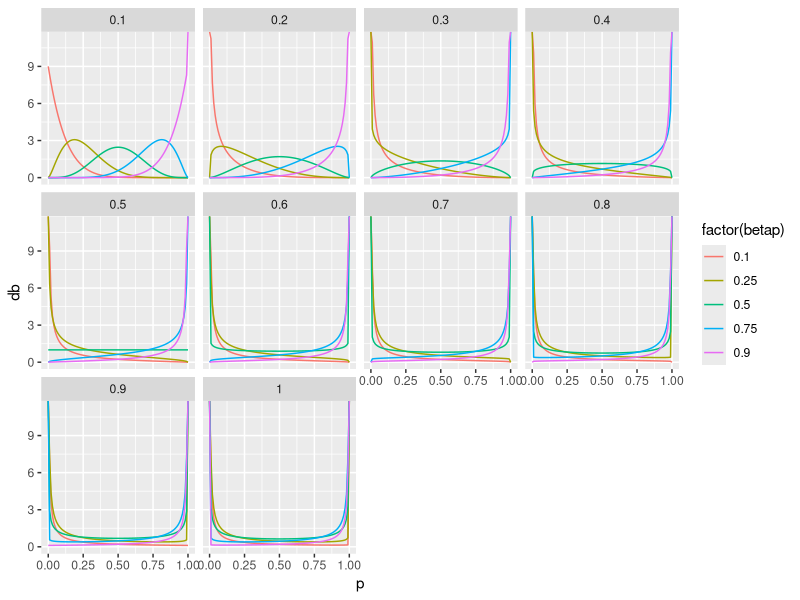
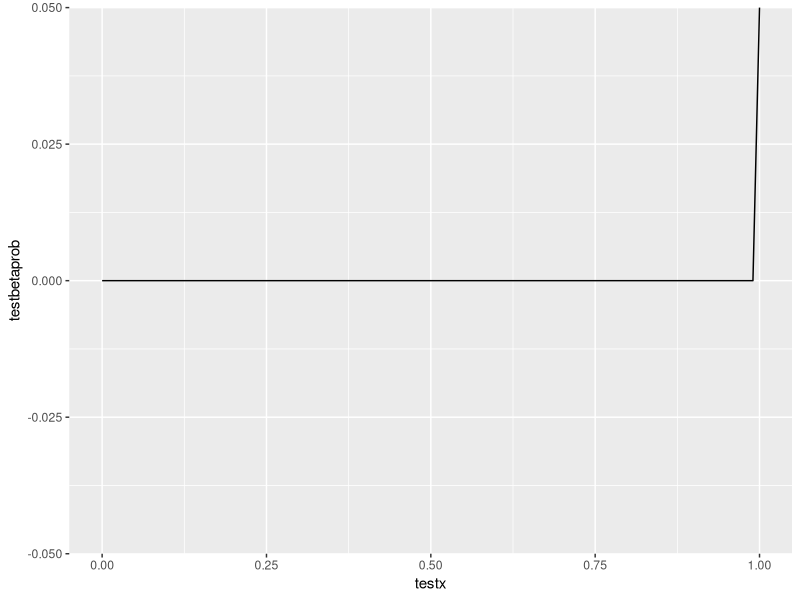
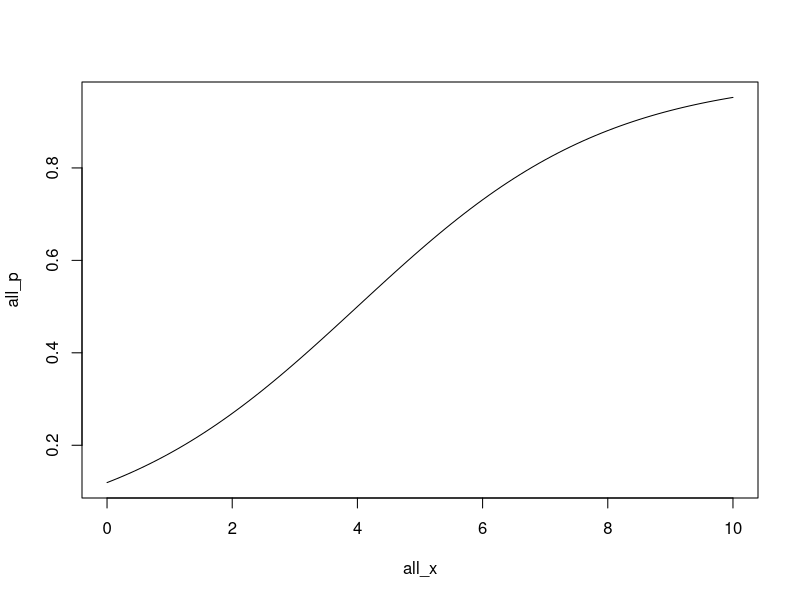

Write R code to recreate these figures, in order.
## ---- chunk 1
library(tidyverse)
## ---- chunk 2
p <- seq(from = 0, to = 1, by = 0.01)
phi <- seq(from = 0.1, to = 1, by = 0.1)
## ---- chunk 3


# ai <- p[1]/phi[1]
# bi <- (1-p[1])/phi[1]
# 
# db <- dbeta(p, ai, bi)

probdists <- tibble(p = NA, db = NA, betap = NA, phi = NA, .rows = 0)

for (j in 1:length(phi)) {
  for (i in 1:length(p)) {
  ai <- p[i]/phi[j]
  bi <- (1-p[i])/phi[j]
  
  db <- dbeta(p, ai, bi)
  
  dbt <- tibble(p, db, betap = p[i], phi = phi[j])
  probdists <- rbind(probdists, dbt)
}
}


## ---- chunk 4
ggplot(probdists |> filter(betap %in% c(0.1, 0.25, 0.5, 0.75, 0.9)), 
       aes(x = p, y = db, color = factor(betap))) + geom_line() +
  facet_wrap("phi")
## ---- chunk 5
testx <- seq(from = 0, to = 1, by = 0.01)
testbetaprob <- dbeta(testx, ai, bi)
probdist <- tibble(testx, testbetaprob)

ggplot(probdist, aes(x = testx, y = testbetaprob)) + geom_line()
## ---- chunk 6
intercept <- -2
beta <- 0.5
all_x <- seq(0, 10, 0.1)
all_logit_p <- intercept + beta*all_x

all_p <- 1/(1+exp(-all_logit_p))
## ---- chunk 7
plot(all_x, all_p, type = 'l')
